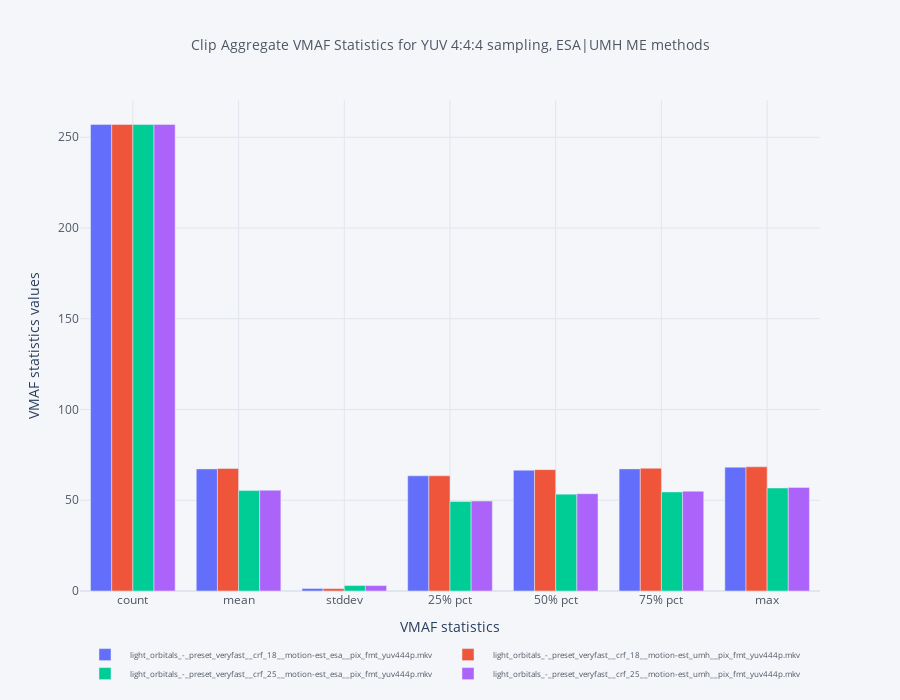

Source (notebook cell):
### Markdown cell above
### Reading the VMAF Score

As mentioned earlier and referred to in the [NetFlix Technical Blog](https://netflixtechblog.com/vmaf-the-journey-continues-44b51ee9ed12)

> VMAF scores range from 0 to 100, with 0 indicating the lowest quality, and 100 the highest. A good way to think about a VMAF score is to linearly map it to the human opinion scale under which condition the training scores are obtained. As an example, the default model v0.6.1 is trained using scores collected by the Absolute Category Rating (ACR) methodology using a 1080p display with viewing distance of 3H. Viewers voted the video quality on the scale of “bad”, “poor”, “fair”, “good” and “excellent”, and roughly speaking, “bad” is mapped to the VMAF scale 20 and “excellent” to 100. Thus, a VMAF score of 70 can be interpreted as a vote between “good” and “fair” by an average viewer under the 1080p and 3H condition. Another factor to consider is that the best and the worst votes a viewer can give is calibrated by the highest- and lowest-quality videos in the entire set (during training, and before the actual test starts, subjects are typically accustomed to the experiment’s scale). In the case of the default model v0.6.1, the best and the worst videos are the ones compressed at 1080p with a low quantization parameter (QP) and the ones at 240p with a high QP, respectively.

According to this criteria, anything but the YUV 4:4:4 sampled clip with a CRF of 18 is discarded. However according to [Twitter Engineering](https://blog.twitter.com/engineering/en_us/topics/infrastructure/2020/introducing-vmaf-percentiles-for-video-quality-measurements) one shouldn't give too much credence to the mean since it might hide difficult to encode frames, choosing percentiles instead.

> aggregating VMAF scores of frames by averaging over the entire sequence may hide the impact of difficult-to-encode frames (if these frames occur infrequently). An optimal way to pool frames is an open problem

> By definition, the 5th percentile gives us a VMAF score of the worst 5% frames while the 50th percentile is the median. The intuition here is that instead of weighing all frames equally and getting one score, we rank frames according to their complexity and look at how a particular encoder setting performs across these different ranks. We want to prioritize improving quality on frames in the order of their VMAF scores, from lowest to highest. Frames with a high VMAF score already look great and improving quality on them won’t matter as much

Let's inspect the percentiles then, as well as standard deviation besides the arithmetic mean.

### Code cell
#for k, v in dfs.items():
#    if ("crf_18" in k or "crf_25" in k) and "yuv444p" in k:
#        #print(f"VMAF overall statistics: {dfs[k]['vmaf'].describe()}")
#        dfs[k]["vmaf"].describe().iplot(kind="bar")
        
fig = go.Figure()
fig["layout"] = flayout

for k, v in dfs.items():
    if ("crf_18" in k or "crf_25" in k) and "yuv444p" in k:
        fig.add_trace(
            go.Bar(x=["count", "mean", "stddev", "25% pct", "50% pct", "75% pct", "max"], y=dfs[k]["vmaf"].describe(),
                   name=str(k),
))
        
fig.update_xaxes(type="category", title="VMAF statistics")
fig.update_yaxes(title="VMAF statistics values")
fig.update_layout(title=dict(font=dict(size=14),
                             text="Clip Aggregate VMAF Statistics for YUV 4:4:4 sampling, ESA|UMH ME methods"),
                  legend=dict(orientation="h",
                              itemsizing="trace",
                              itemwidth=40,
                              tracegroupgap=5,
                              font=dict(size=8),),
                  width=900, height=700,
                  title_x = 0.5,
                 )

### Figure 1 — Plotly figure (JSON) as saved in the notebook; plotly's stock layout.template omitted (floating-point values rounded to 4 significant figures)
{"data": [{"name": "light_orbitals_-_preset_veryfast__crf_18__motion-est_esa__pix_fmt_yuv444p.mkv", "type": "bar", "x": ["count", "mean", "stddev", "25% pct", "50% pct", "75% pct", "max"], "y": [257, 67.27, 1.364, 63.46, 66.55, 67.29, 68.19, 71.3]}, {"name": "light_orbitals_-_preset_veryfast__crf_18__motion-est_umh__pix_fmt_yuv444p.mkv", "type": "bar", "x": ["count", "mean", "stddev", "25% pct", "50% pct", "75% pct", "max"], "y": [257, 67.5, 1.315, 63.47, 66.87, 67.64, 68.43, 71.3]}, {"name": "light_orbitals_-_preset_veryfast__crf_25__motion-est_esa__pix_fmt_yuv444p.mkv", "type": "bar", "x": ["count", "mean", "stddev", "25% pct", "50% pct", "75% pct", "max"], "y": [257, 55.31, 3.008, 49.3, 53.37, 54.58, 56.75, 65.56]}, {"name": "light_orbitals_-_preset_veryfast__crf_25__motion-est_umh__pix_fmt_yuv444p.mkv", "type": "bar", "x": ["count", "mean", "stddev", "25% pct", "50% pct", "75% pct", "max"], "y": [257, 55.51, 2.966, 49.56, 53.61, 54.93, 57.03, 65.56]}], "layout": {"height": 700, "legend": {"bgcolor": "#F5F6F9", "font": {"color": "#4D5663", "size": 8}, "itemsizing": "trace", "itemwidth": 40, "orientation": "h", "tracegroupgap": 5}, "paper_bgcolor": "#F5F6F9", "plot_bgcolor": "#F5F6F9", "title": {"font": {"color": "#4D5663", "size": 14}, "text": "Clip Aggregate VMAF Statistics for YUV 4:4:4 sampling, ESA|UMH ME methods", "x": 0.5}, "width": 900, "xaxis": {"autorange": true, "gridcolor": "#E1E5ED", "range": [-0.5, 6.5], "showgrid": true, "tickfont": {"color": "#4D5663"}, "title": {"text": "VMAF statistics"}, "type": "category", "zerolinecolor": "#E1E5ED"}, "yaxis": {"autorange": true, "gridcolor": "#E1E5ED", "range": [0, 270.5], "showgrid": true, "tickfont": {"color": "#4D5663"}, "title": {"text": "VMAF statistics values"}, "type": "linear", "zerolinecolor": "#E1E5ED"}}}
